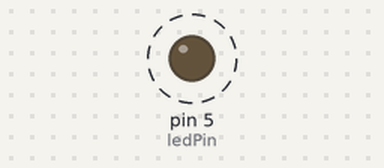
Bench run of a sketch on a simulated Arduino Uno, built with avr-gcc and run on an emulated ATmega328P. On the bench: output pins drawn as LEDs (lit = HIGH). Dashed ring = blinking.

Above: at 0.05 s.
Timing chart, 0 to 3.0 s (numbered marks = the images above):
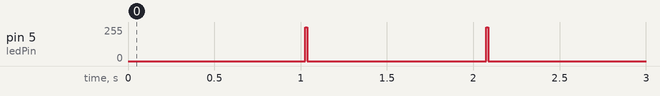

The sketch:

overdue.ino
```cpp
int ledPin = 5;

/*
 * couldn't make this function work - don't knwo why
 * void blink() {
    digitalWrite(ledPin, HIGH);
    delay(10);
    digitalWrite(ledPin, LOW);
    delay(10);
}
*/


void setup() {
  // initialize digital pin LED_BUILTIN as an output.
  pinMode(ledPin, OUTPUT);
}


void loop() {
  // fade the LED on thisPin from off to brightest:
    for (int brightness = 0; brightness < 255; brightness++) {
      analogWrite(ledPin, brightness);
    delay(2);
    }
    // fade the LED on thisPin from brightest to off:
    for (int brightness = 255; brightness >= 0; brightness--) {
      analogWrite(ledPin, brightness);
      delay(2);
    }
   digitalWrite(ledPin, HIGH);
    delay(10);
    digitalWrite(ledPin, LOW);
    delay(10);

}
```

Measured:
- by itself, pin 5 (ledPin): alternates 255/255 for 0.01 s and 0/255 for 1.0 s
